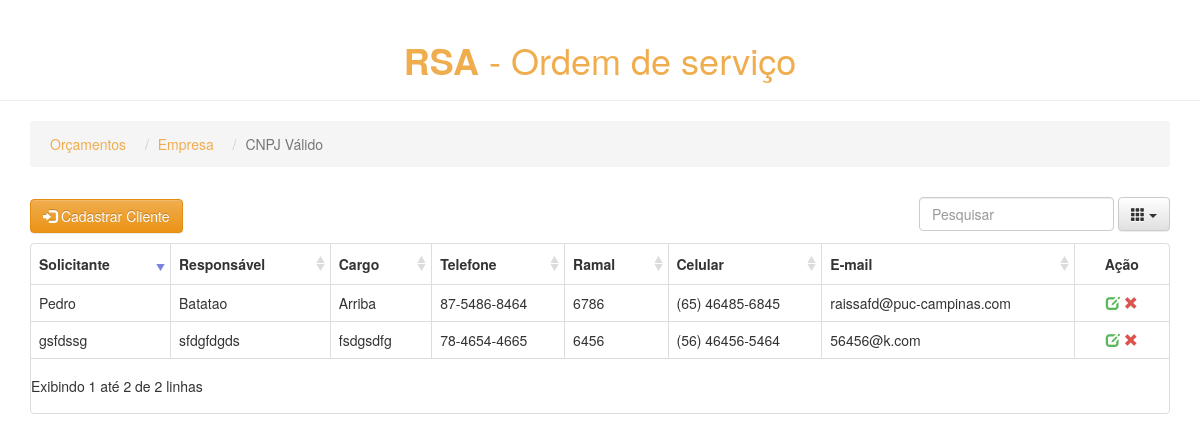
The app's page /pros/empresas/3/ with its own data.
### pros/models.py (models this page shows, shortened)
class Empresa(models.Model):
    nome_empresa = models.CharField(max_length=200)
    nome_social = models.CharField(max_length=200)
    cnpj = models.CharField(max_length=20, unique=True)
    insc_estadual = models.CharField(max_length=20)
    cidade = models.CharField(max_length=100)
    estado = models.CharField(max_length=100)
    end = models.CharField(max_length=300)
    cep = models.CharField(max_length=10)

class Cliente(models.Model):
    empresa = models.ForeignKey(Empresa, on_delete=models.CASCADE)
    solicitante = models.CharField(max_length=100)
    responsavel = models.CharField(max_length=100)
    cargo = models.CharField(max_length=100, blank=True)
    tel = models.CharField(max_length=50)
    ramal = models.CharField(max_length=50)
    cel = models.CharField(max_length=50)
    email = models.CharField(max_length=200)

### pros/views.py (the view)
# urls.py: url(r'^empresas/(?P<empresa_id>[0-9]+)/$', views.clientes, name='clientes'),
def clientes(request, empresa_id):
    client_list = Cliente.objects.filter(empresa_id=empresa_id)
    nome_empresa = Empresa.objects.filter(id=empresa_id).get().nome_empresa
    return render(request, 'pros/clientes.html', {'client_list': client_list, 'nome_empresa': nome_empresa,
                                                    'empresa_id': empresa_id})

### pros/templates/pros/clientes.html (shortened to what this page needs)
<!DOCTYPE HTML>
{% load staticfiles %}
<html lang="pt-br">
    <head>
        <link rel="stylesheet" href="{% static 'css/bootstrap.min.css' %}">
        <link rel="stylesheet" href="{% static 'css/bootstrap-theme.min.css' %}">
        <link rel="stylesheet" href="{% static 'css/bootstrap-table.min.css' %}">
        <link rel="stylesheet" href="{% static 'css/pros.css' %}">
    </head>
    <body>
        <header class="page-header text-center color-link-cliente">
            <h1><strong>RSA</strong> - Ordem de serviço</h1>
        </header>
        <div class="container">
            <ul class="breadcrumb">
                <li><a class="color-link-cliente" href="{% url 'pros:index' %}">Orçamentos</a></li>
                <li><a class="color-link-cliente" href="{% url 'pros:empresas' %}">Empresa</a> </li>
                <li class="active">{{ nome_empresa }}</li>
            </ul>
            <div id="toolbar-cliente">
                <a type="button" class="btn btn-warning btn-cadastro" href="{% url 'pros:cadastro_cliente' empresa_id=empresa_id %}">
                    <i class="glyphicon glyphicon-log-in"></i> Cadastrar Cliente
                </a>
            </div>
            <table data-toggle="table"
                data-toolbar="#toolbar-cliente"
                data-search="true"
                data-sort-name="solicitante"
                data-sort-order="desc"
                data-pagination="true"
                data-show-footer="false"
                data-page-list="[10, 25, 50, 100, ALL]"
                data-minimum-count-columns="2"
                data-show-columns="true">
                <thead>
                    <tr>
                        <th data-field="solicitante" data-sortable="true">Solicitante</th>
                        <th data-field="responsavel" data-sortable="true">Responsável</th>
                        <th data-field="cargo" data-sortable="true">Cargo</th>
                        <th data-field="tel" data-sortable="true">Telefone</th>
                        <th data-field="ramal" data-sortable="true">Ramal</th>
                        <th data-field="cel" data-sortable="true">Celular</th>
                        <th data-field="email" data-sortable="true">E-mail</th>
                        <th data-field="action" class="col-md-1" data-align="center">Ação</th>
                    </tr>
                </thead>
                <tbody>
                    {% for clientes in client_list %}
                        <tr>
                            <td class="text-overflow">{{ clientes.solicitante }}</td>
                            <td class="text-overflow">{{ clientes.responsavel }}</td>
                            <td class="text-overflow">{{ clientes.cargo }}</td>
                            <td class="text-overflow">{{ clientes.tel }}</td>
                            <td class="text-overflow">{{ clientes.ramal }}</td>
                            <td class="text-overflow">{{ clientes.cel }}</td>
                            <td class="text-overflow">{{ clientes.email }}</td>
                            <td class="col-md-1" data-align="center">
                                <a class="edit ml10" href="update_cliente/{{ clientes.id }}" title="Edit">
                                    <i class="glyphicon glyphicon-edit color-link-empresa"></i>
                                </a>
                                <a class="remove ml10 remove-client" title="Remove" data-toggle="modal" href="#"
                                   data-id="{{ clientes.id }}" data-name="{{ clientes.solicitante }}"
                                   data-target="#client-del">
                                    <i class="glyphicon glyphicon-remove color-delete"></i>
                                </a>
                            </td>
                        </tr>
                    {% endfor %}
                </tbody>
            </table>
        </div>
    </body>
</html>

### pros/static/css/pros.css (style rules this page uses)
body { background-color: e9e9e9; }
.color-link-cliente { color: #f0ad4e; }
.color-link-empresa { color: #5cb85c; }
.color-delete { color: #d9534f; }
.breadcrumb li { padding: 5px; }

### records on screen
Empresa: nome_empresa "CNPJ Válido"
Cliente: solicitante "Pedro", responsavel "Batatao", cargo "Arriba", tel "87-5486-8464", ramal "6786", cel "(65) 46485-6845", email "raissafd@puc-campinas.com"
Cliente: solicitante "gsfdssg", responsavel "sfdgfdgds", cargo "fsdgsdfg", tel "78-4654-4665", ramal "6456", cel "(56) 46456-5464", email "56456@k.com"
